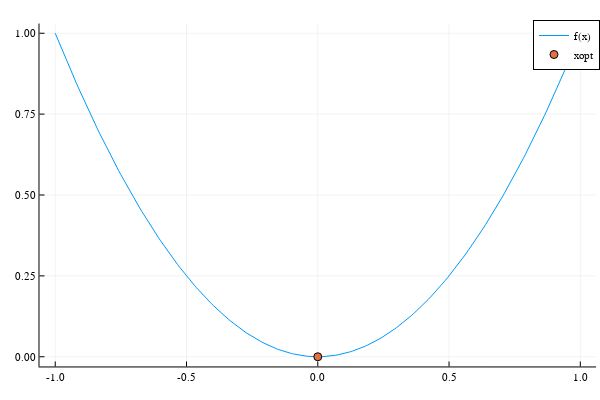

The notebook cell saved with this chart:
### Markdown cell above
## Basic Setup

### Code cell
# Visualize 1D test function
testfn = TestQuadratic1D()
# testfn = TestRosenbrock()
tplot(testfn)

### Figure 1 — Plotly figure (JSON) as saved in the notebook; plotly's stock layout.template omitted (floating-point values rounded to 4 significant figures; data arrays with more than 128 entries replaced by an {"elided": "..."} marker saying what was removed)
{"data": [{"colorbar": {"len": 0.9525, "title": "", "x": 0.9934, "y": 0.5139}, "legendgroup": "f(x)", "line": {"color": "rgba(0, 154, 250, 1.000)", "dash": "solid", "shape": "linear", "width": 1}, "mode": "lines", "name": "f(x)", "showlegend": true, "type": "scatter", "x": {"elided": "250 float values"}, "xaxis": "x", "y": {"elided": "250 float values"}, "yaxis": "y"}, {"colorbar": {"len": 0.9525, "title": "", "x": 0.9934, "y": 0.5139}, "legendgroup": "xopt", "marker": {"color": "rgba(227, 111, 71, 1.000)", "line": {"color": "rgba(0, 0, 0, 1.000)", "width": 1}, "size": 8, "symbol": "circle"}, "mode": "markers", "name": "xopt", "showlegend": true, "type": "scatter", "x": [0], "xaxis": "x", "y": [0], "yaxis": "y"}], "layout": {"annotations": [], "height": 400, "legend": {"bgcolor": "rgba(255, 255, 255, 1.000)", "bordercolor": "rgba(0, 0, 0, 1.000)", "borderwidth": 1, "font": {"color": "rgba(0, 0, 0, 1.000)", "family": "sans-serif", "size": 11}, "title": {"font": {"color": "rgba(0, 0, 0, 1.000)", "family": "sans-serif", "size": 15}, "text": ""}, "tracegroupgap": 0, "traceorder": "normal", "x": 1, "xanchor": "auto", "y": 1, "yanchor": "auto"}, "margin": {"b": 20, "l": 0, "r": 0, "t": 20}, "paper_bgcolor": "rgba(255, 255, 255, 1.000)", "plot_bgcolor": "rgba(255, 255, 255, 1.000)", "showlegend": true, "width": 600, "xaxis": {"anchor": "y", "domain": [0.06582, 0.9934], "gridcolor": "rgba(0, 0, 0, 0.100)", "gridwidth": 0.5, "linecolor": "rgba(0, 0, 0, 1.000)", "mirror": false, "range": [-1.06, 1.06], "showgrid": true, "showline": true, "showticklabels": true, "tickangle": 0, "tickcolor": "rgb(0, 0, 0)", "tickfont": {"color": "rgba(0, 0, 0, 1.000)", "family": "sans-serif", "size": 11}, "tickmode": "array", "ticks": "inside", "ticktext": ["-1.0", "-0.5", "0.0", "0.5", "1.0"], "tickvals": [-1, -0.5, 0, 0.5, 1], "title": "", "titlefont": {"color": "rgba(0, 0, 0, 1.000)", "family": "sans-serif", "size": 15}, "type": "-", "visible": true, "zeroline": false, "zerolinecolor": "rgba(0, 0, 0, 1.000)"}, "yaxis": {"anchor": "x", "domain": [0.03762, 0.9902], "gridcolor": "rgba(0, 0, 0, 0.100)", "gridwidth": 0.5, "linecolor": "rgba(0, 0, 0, 1.000)", "mirror": false, "range": [-0.03, 1.03], "showgrid": true, "showline": true, "showticklabels": true, "tickangle": 0, "tickcolor": "rgb(0, 0, 0)", "tickfont": {"color": "rgba(0, 0, 0, 1.000)", "family": "sans-serif", "size": 11}, "tickmode": "array", "ticks": "inside", "ticktext": ["0.00", "0.25", "0.50", "0.75", "1.00"], "tickvals": [0, 0.25, 0.5, 0.75, 1], "title": "", "titlefont": {"color": "rgba(0, 0, 0, 1.000)", "family": "sans-serif", "size": 15}, "type": "-", "visible": true, "zeroline": false, "zerolinecolor": "rgba(0, 0, 0, 1.000)"}}}
